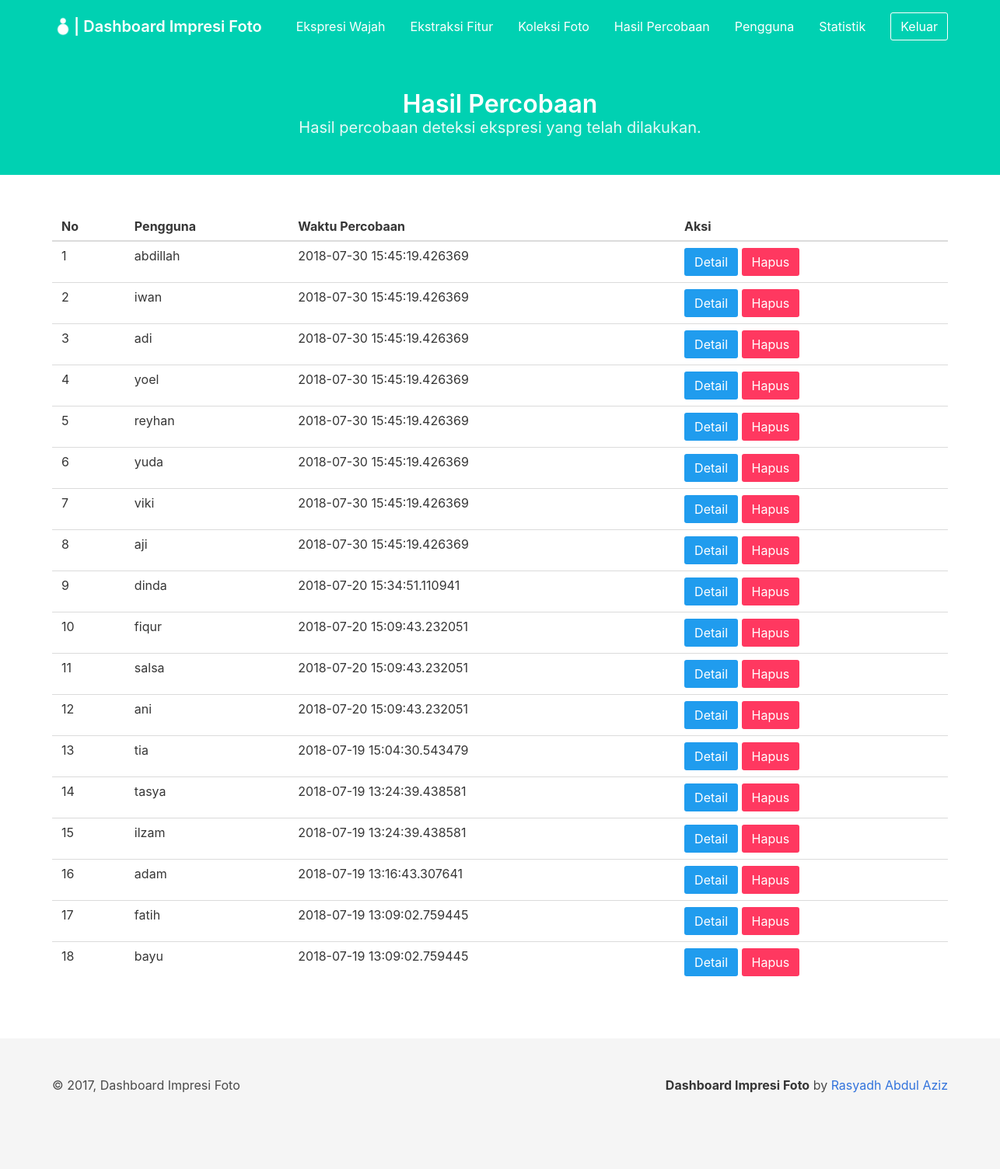
The app's page /dashboard/detection_results/ (signed in) with its own data.
### project/models/result_detection.py (models this page shows, shortened)
class ResultDetection(db.Model):
    __tablename__ = 'result_detection'
    id_result_detection = db.Column(db.Integer, primary_key=True)
    created_at = db.Column(db.DateTime, default=datetime.datetime.now())
    id_user = db.Column(db.Integer, db.ForeignKey('user.id_user'))

### project/models/user.py (models this page shows, shortened)
class User(db.Model):
    __tablename__ = 'user'
    id_user = db.Column(db.Integer, primary_key=True)
    username = db.Column(db.String, unique=True, nullable=False)
    password = db.Column(db.String, nullable=False)
    created_at = db.Column(db.DateTime, default=datetime.datetime.now())

### project/views/dashboard/detection_results.py (the view)
@dashboard_results.route('/dashboard/detection_results/')
def index():
    if session.get('loggedin_admin'):
        try:
            result = db.engine.execute("SELECT rd.id_result_detection, rd.id_user, u.username, rd.created_at FROM result_detection rd, user u WHERE u.id_user = rd.id_user")
            results = []
            for res in result:
                temp = {
                    'id_result_detection': res[0],
                    'id_user': res[1],
                    'username': res[2],
                    'created_at': res[3]
                }
                results.append(temp)
            return render_template('dashboard/detection_results.html',
                title='Hasil Percobaan', results=list(reversed(results)))
        except Exception as e:
            print('error to get detection result')
            print(e)
    return redirect(url_for('auth.login_admin'))

### project/templates/dashboard/detection_results.html (shortened to what this page needs)
{% extends 'dashboard/base_dashboard.html' %} {% block content %}
<section class="hero is-primary">
    <div class="hero-body">
        <div class="container has-text-centered">
            <h1 class="title">
                Hasil Percobaan
            </h1>
            <h2 class="subtitle">
                Hasil percobaan deteksi ekspresi yang telah dilakukan.
            </h2>
        </div>
    </div>
</section>
<section class="section">
    <div class="container" id="result_table">
        <table class="table is-hoverable is-fullwidth">
            <thead>
                <tr>
                    <th>No</th>
                    <th>Pengguna</th>
                    <th>Waktu Percobaan</th>
                    <th>Aksi</th>
                </tr>
            </thead>
            <tbody>
                {% if results %} {% for res in results %}
                <tr>
                    <td>{{ results.index(res) + 1 }}</td>
                    <td>{{ res.username }}</td>
                    <td>{{ res.created_at }}</td>
                    <td>
                        <button class="button is-info" onclick="detail_result('{{ res.id_result_detection }}', '{{ res.created_at }}', '{{ res.username }}')">Detail</button>
                        <a class="button is-danger" href="/dashboard/detection_results/delete/{{ res.id_result_detection }}">Hapus</a>
                    </td>
                </tr>
                {% endfor %} {% else %}
                <tr>
                    <td colspan="4" class="has-text-centered">Belum ada hasil percobaan</td>
                </tr>
                {% endif %}
            </tbody>
        </table>
    </div>
</section>
{% endblock %}

### records on screen
ResultDetection: results "1", username "abdillah", created_at "2018-07-30 15:45:19.426369"
ResultDetection: results "2", username "iwan", created_at "2018-07-30 15:45:19.426369"
ResultDetection: results "3", username "adi", created_at "2018-07-30 15:45:19.426369"
ResultDetection: results "4", username "yoel", created_at "2018-07-30 15:45:19.426369"
ResultDetection: results "5", username "reyhan", created_at "2018-07-30 15:45:19.426369"
ResultDetection: results "6", username "yuda", created_at "2018-07-30 15:45:19.426369"
ResultDetection: results "7", username "viki", created_at "2018-07-30 15:45:19.426369"
ResultDetection: results "8", username "aji", created_at "2018-07-30 15:45:19.426369"
ResultDetection: results.index(res)+1 "9", username "dinda", created_at "2018-07-20 15:34:51.110941"
ResultDetection: results.index(res)+1 "10", username "fiqur", created_at "2018-07-20 15:09:43.232051"
ResultDetection: results "11", username "salsa", created_at "2018-07-20 15:09:43.232051"
ResultDetection: results.index(res)+1 "12", username "ani", created_at "2018-07-20 15:09:43.232051"
ResultDetection: results "13", username "tia", created_at "2018-07-19 15:04:30.543479"
ResultDetection: results "14", username "tasya", created_at "2018-07-19 13:24:39.438581"
ResultDetection: results "15", username "ilzam", created_at "2018-07-19 13:24:39.438581"
ResultDetection: results "16", username "adam", created_at "2018-07-19 13:16:43.307641"
ResultDetection: results "17", username "fatih", created_at "2018-07-19 13:09:02.759445"
ResultDetection: results "18", username "bayu", created_at "2018-07-19 13:09:02.759445"
